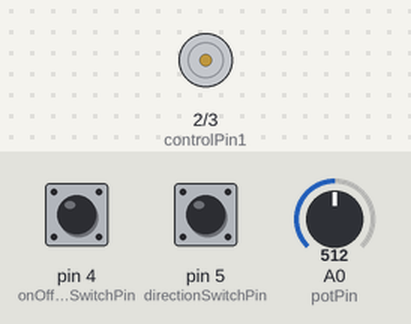
The sketch below on a simulated Arduino Uno, built with avr-gcc and run on an emulated ATmega328P. Parts: motor-driver pin pairs drawn as motors (green arrow = first pin HIGH = forward, orange = second pin HIGH = backward, longer = more drive, scaled by the enable pin). The test bench sets the inputs (shaded band); at power-on: pin 4 (onOffSwitchStateSwitchPin) LOW, A0 (potPin) = 512, pin 5 (directionSwitchPin) LOW. What the sketch prints to the serial monitor is not drawn.

Above: at 1.2 s.
1.3 s: pin 4 (onOffSwitchStateSwitchPin) pulled HIGH for 0.15 s
At 2.5 s:
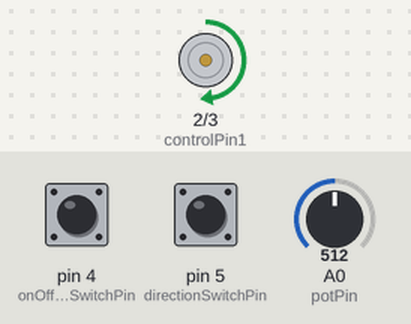
2.9 s: A0 (potPin) set to 716
At 4.0 s:
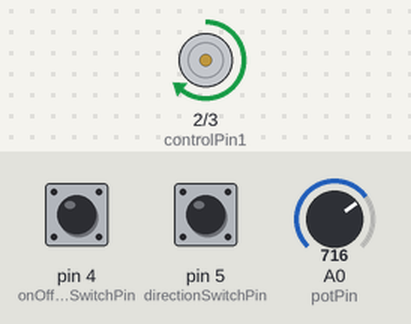
4.4 s: pin 5 (directionSwitchPin) pulled HIGH for 0.15 s
At 5.1 s:
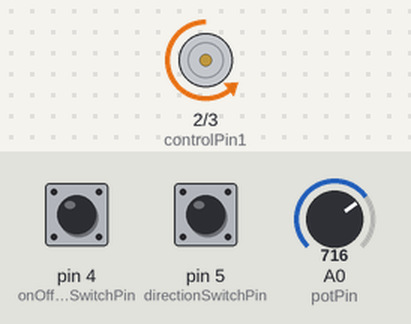
6.0 s: A0 (potPin) set to 900
At 6.4 s:
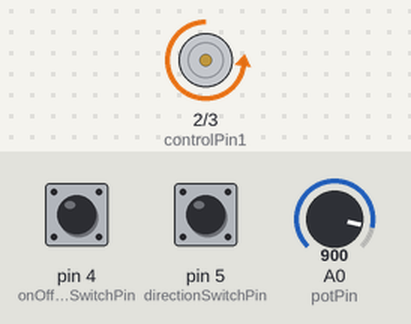
7.5 s: pin 4 (onOffSwitchStateSwitchPin) pulled HIGH for 1 s
At 8.7 s:
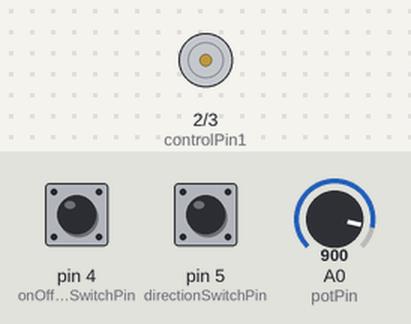
10.0 s: pin 4 (onOffSwitchStateSwitchPin) pulled HIGH for 3.2 s
At 10.3 s:
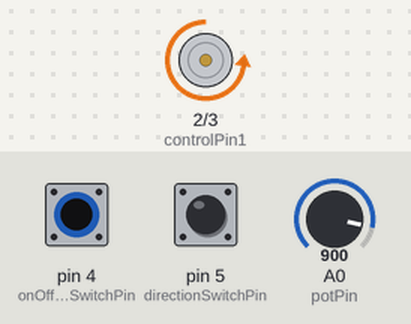
Timing chart, 0 to 13.0 s (numbered marks = the images above; inputs shaded):
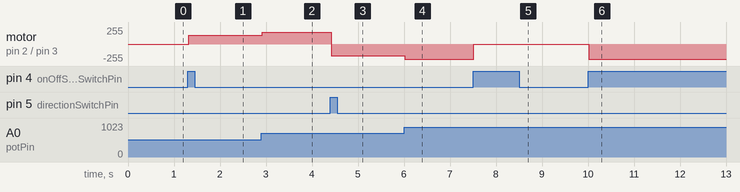

Measured:
- after the input at 1.3 s, motor on pin 2 (controlPin1) / pin 3 (controlPin2): stopped → forward 128/255 at once
- after the input at 2.9 s, motor on pin 2 (controlPin1) / pin 3 (controlPin2): forward 128/255 → forward 179/255 at once
- after the input at 4.4 s, motor on pin 2 (controlPin1) / pin 3 (controlPin2): forward 179/255 → backward 179/255 at once
- after the input at 6.0 s, motor on pin 2 (controlPin1) / pin 3 (controlPin2): backward 179/255 → backward 225/255 at once
- after the input at 7.5 s, motor on pin 2 (controlPin1) / pin 3 (controlPin2): backward 225/255 → stopped at once
- after the input at 10.0 s, motor on pin 2 (controlPin1) / pin 3 (controlPin2): stopped → backward 225/255 at once

The sketch:

H_Bridge.ino
```cpp
// Motor direction control, ON/OFF, Motor speed

const int controlPin1 = 2;  //Pin 7 on H-bridge
const int controlPin2 = 3; //Pin 2 on H-bridge
const int enablePin = 9;  //Pin 1 on H-bridge
const int directionSwitchPin = 5; //Switch with pulldown
const int onOffSwitchStateSwitchPin = 4; //Switch with pulldown
const int potPin = A0; //Potentiometer (speed of motor)

int onOffSwitchState = 0;
int directionSwitchState = 0;

int previousOnOffSwitchState = 0;
int previousDirectionSwitchState = 0;

int motorEnabled = 0;
int motorSpeed = 0;
int motorDirection = 1;

void setup() {
  Serial.begin(9600);
  pinMode(enablePin, OUTPUT);
  for(int pinNumber = 2; pinNumber < 4; pinNumber++){
  pinMode(pinNumber, OUTPUT);
  }
  for(int pinNumber = 4; pinNumber < 6; pinNumber++){
  pinMode(pinNumber, INPUT);
  }
  digitalWrite(enablePin, LOW);
}

void loop() {
  onOffSwitchState = digitalRead(onOffSwitchStateSwitchPin);
    delay(1);
  directionSwitchState = digitalRead(directionSwitchPin);
  motorSpeed = analogRead(potPin)/4;

Serial.println(onOffSwitchState);
Serial.println(directionSwitchState);
Serial.println(motorSpeed);

    if(onOffSwitchState != previousOnOffSwitchState){
      if(onOffSwitchState == HIGH){
        motorEnabled = !motorEnabled;
        }
      }
    if (directionSwitchState != previousDirectionSwitchState) {
      if (directionSwitchState == HIGH){
        motorDirection = !motorDirection;
        }
      }
    if (motorDirection == 1){
      digitalWrite(controlPin1, HIGH);
      digitalWrite(controlPin2, LOW);
    }
    else {
      digitalWrite(controlPin1, LOW);
      digitalWrite(controlPin2, HIGH);
      }
    if (motorEnabled == 1){
      analogWrite(enablePin, motorSpeed);
      }
    else{
      analogWrite(enablePin,0);
      }

    // SAVE CURRENT STATE OF SWITCHES BEFORE ENDING LOOP
    previousDirectionSwitchState = directionSwitchState;
    previousOnOffSwitchState = onOffSwitchState;
}
```
